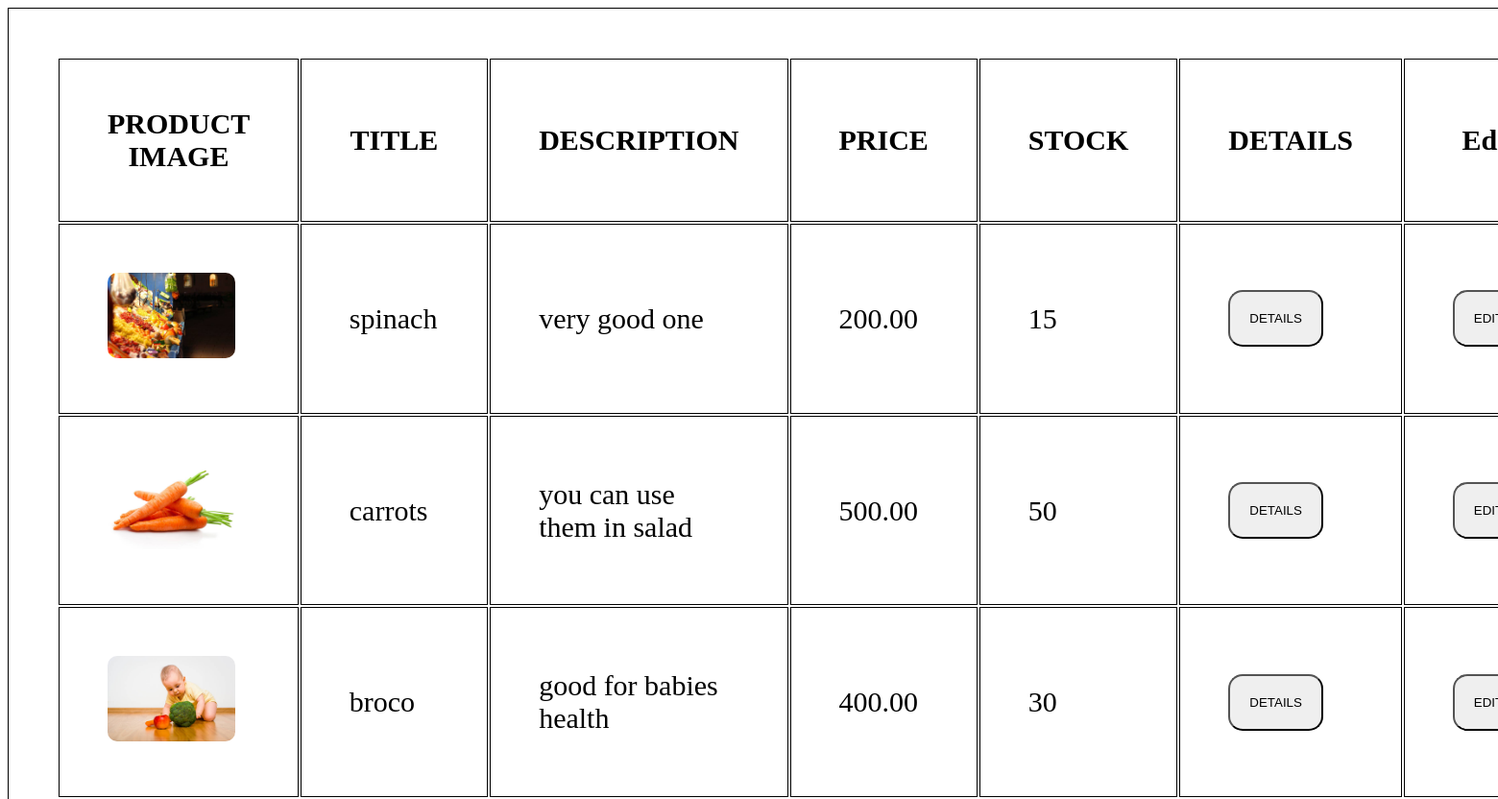
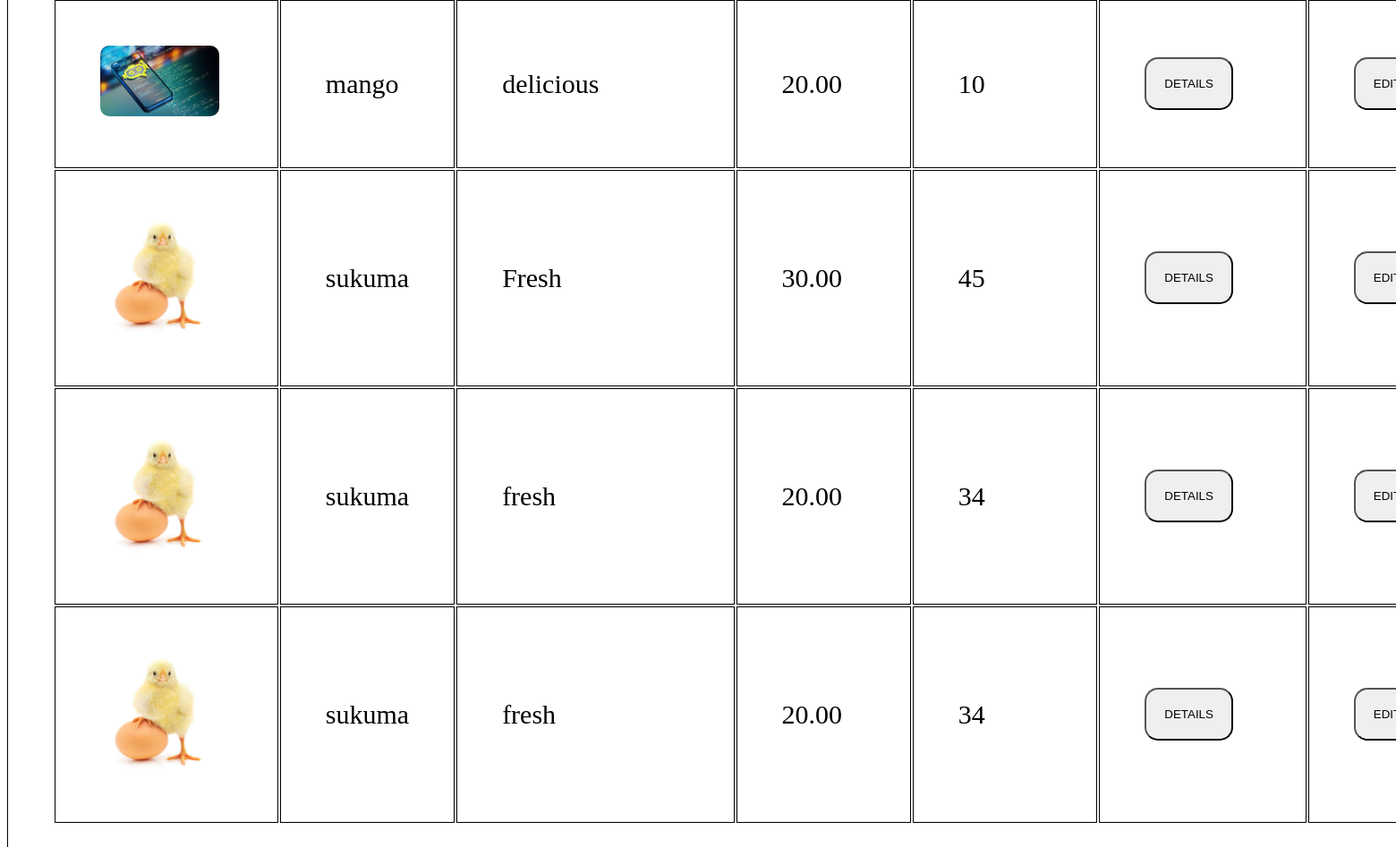
The app's page /inventory/products/product_list with its own data (2 pictures, top to bottom).
### inventory/models.py (models this page shows, shortened)
class Product(models.Model):
    Mamamboga = models.ForeignKey(Mamamboga,on_delete=models.CASCADE)
    name = models.CharField(max_length=32)
    description = models.TextField()
    image = models.ImageField(upload_to="image/")
    price = models.DecimalField(max_digits=6,decimal_places=2)
    stock = models.PositiveIntegerField()
    date_created = models.DateTimeField(auto_now_add=True)
    date_updated = models.DateTimeField(auto_now=True)

### inventory/views.py (the view)
# urls.py: path("products/product_list",product_list,name = "product_list"),
def product_list(request):
    products = Product.objects.all()
    return render (request,"inventory/product_list.html", {"products":products})

### template/inventory/product_list.html (shortened to what this page needs)
<!DOCTYPE html>
<html lang="en">
<head>
</head>
<body>
    <table id="table">
            <tr>
            <th>PRODUCT IMAGE</th>
            <th>TITLE</th>
            <th>DESCRIPTION</th>
            <th>PRICE</th>
            <th>STOCK</th>
            <th>DETAILS</th>
            <th>Edit</th>
            </tr>
        {% for product in products%}
        <tr>
            <td><img src="{{product.image.url}}"/></td>
            <td>{{product.name}}</td>
            <td>{{product.description}}</td>
            <td>{{product.price}}</td>
            <td>{{product.stock}}</td>
            <td><a href="{%url 'product_details_view' id=product.id %}"><button> DETAILS</button></a></td>
            <td><a href="{%url 'product_edit_view' id=product.id %}"><button> EDIT</button></a></td>
        </tr>
        {%endfor%}
    </table>
</body>
</html>

### template/inventory/product_list.html (style rules this page uses)
table, th, tr, td { border:solid 1px; padding: 50px; font-size: 30px; }
button { padding: 20px; border-radius: 15px; }
img { width: 90%; border-radius: 10px; }

### records on screen
Product: image (picture), name "spinach", description "very good one", price "200.00", stock "15"
Product: image (picture), name "carrots", description "you can use them in salad", price "500.00", stock "50"
Product: image (picture), name "broco", description "good for babies health", price "400.00", stock "30"
Product: image (picture), name "mango", description "delicious", price "20.00", stock "10"
Product: image (picture), name "sukuma", description "Fresh", price "30.00", stock "45"
Product: image (picture), name "sukuma", description "fresh", price "20.00", stock "34"
Product: image (picture), name "sukuma", description "fresh", price "20.00", stock "34"
